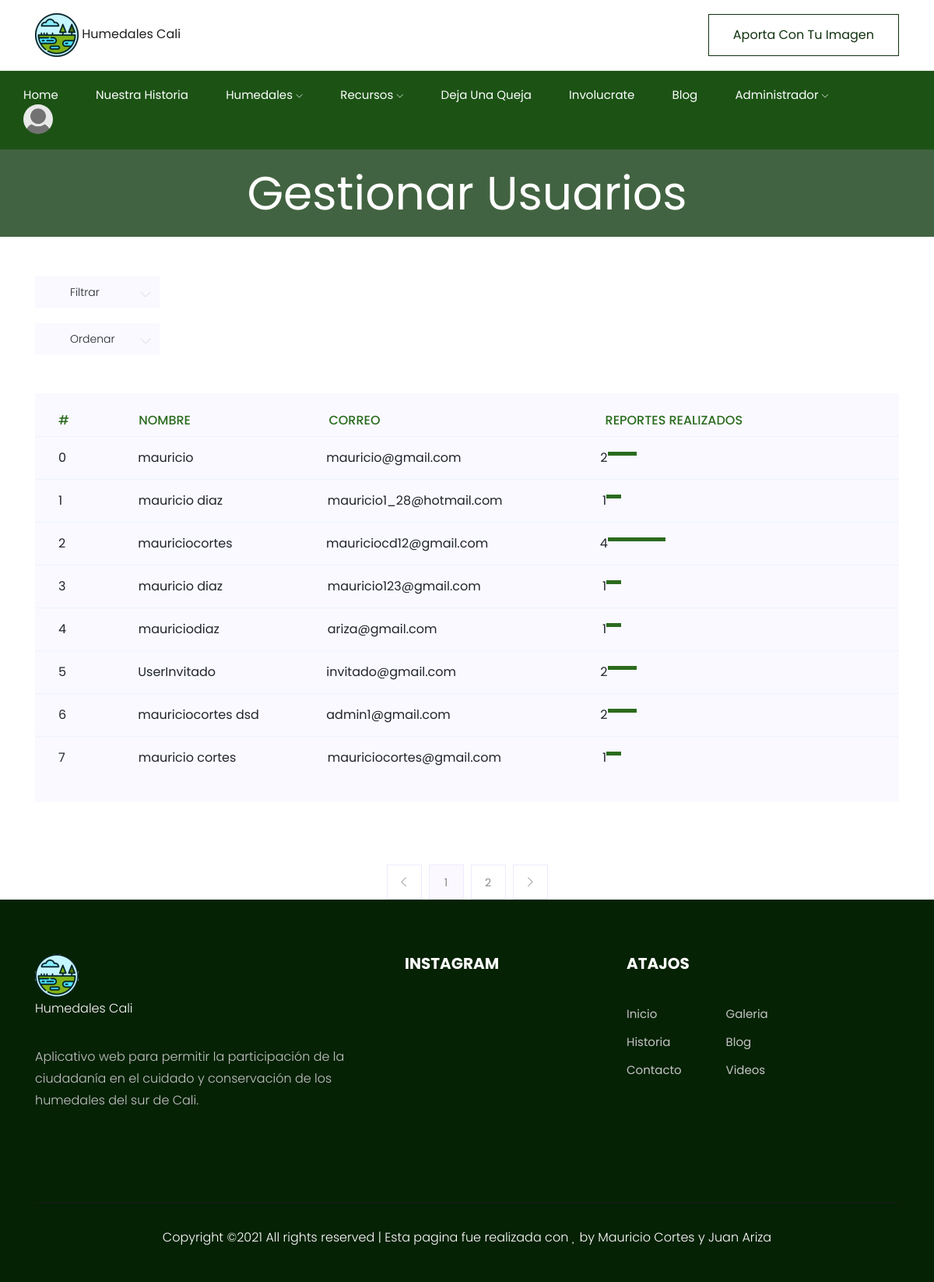
/administrador/gestionar_usuarios/ (signed in), run on an earlier commit of the app's database.
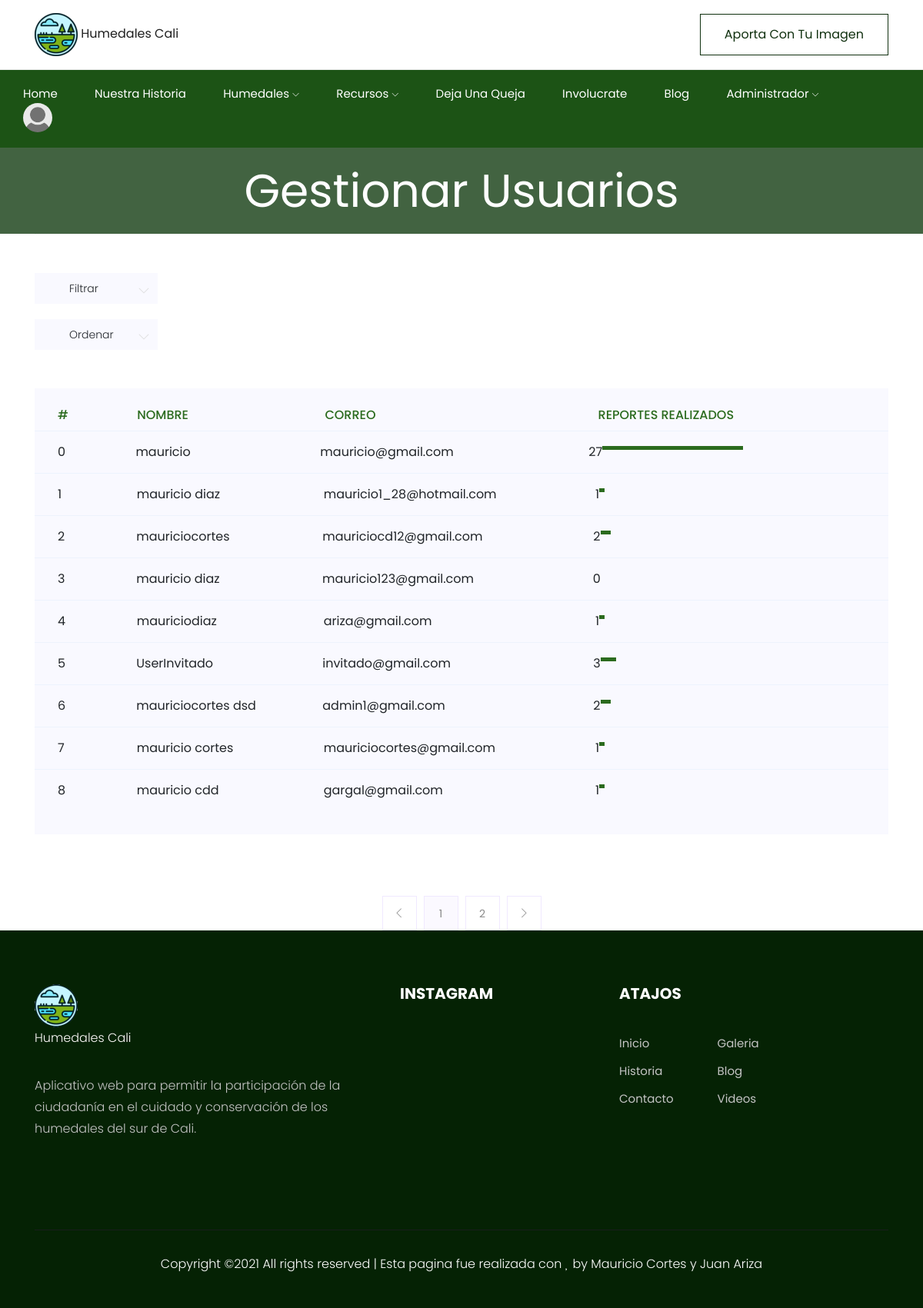
And on a later commit of the database.
### users/models.py (models this page shows, shortened)
class CustomUser(AbstractUser):
    username = None
    email = models.EmailField(_('email address'), unique=True)
    name = models.CharField(max_length=100)
    USERNAME_FIELD = 'email'
    REQUIRED_FIELDS = ['name']
    objects = CustomUserManager()

class Profile(models.Model):
    user = models.OneToOneField(CustomUser, on_delete=models.CASCADE)
    image = models.ImageField(default='default.jpg', upload_to='profile_pics')

### reporte/decorators.py (the view)
		def wrapper_func(request, *args, **kwargs):
			group = None
			if request.user.groups.exists():
				group = request.user.groups.all()[0].name
				print(group)
			if group in allowed_roles:
				return view_func(request, *args, **kwargs)
			else:
				return HttpResponse('You are not authorized to view this page')

### reporte/templatetags/reporte_tags.py (called while the page is built)
@register.filter
def index1(indexable, i):
    return indexable[i]

### reporte/views.py (called while the page is built)
@allowed_users(allowed_roles=['staff','admin'])
def gestionarUsuarios(request):
    reportes= Reporte.objects.all()
    users = CustomUser.objects.all()
    num_reports_per_user= [0 for i in range(len(users))]
    total_reportes = len(reportes)
    porcentaje_reportes = [0 for i in range(len(users))]
    for i in range (len(users)):
        num_reports_per_user[i]=len(reportes.filter(autor=users[i].id))
        porcentaje_reportes[i] =  (num_reports_per_user[i]/total_reportes)*100
    return render(request, 'reporte/administrador/gestionarUsuarios.html', {'title': 'Gestionar Usuarios',
    'reportes': reportes,'users':users,'user_reports':num_reports_per_user,'porcentaje_reportes':porcentaje_reportes})

### reporte/templates/reporte/administrador/gestionarUsuarios.html (shortened to what this page needs)
{% extends "reporte/base.html" %}
{% load reporte_tags %}
{% block content %}
	<div class="bradcam_area2 bradcam_basic_color">
		<div class="container">
			<div class="row">
				<div class="col-xl-12 col-l-12 col-m-12 col-sm-12 col-12">
					<div class="bradcam_text text-center">
						<h3 style="font-size: 60px; color: #fff; font-weight: 400; margin-bottom: 0; text-transform: capitalize;">Gestionar Usuarios</h3>
					</div>
				</div>
			</div>
		</div>
	</div>
	<div class="whole-wrap">
		<div class="container box_1170">
			<div class="section-top-border">
				<div class="row mb-20">
					<div class="col-xl-2 col-lg-2 col-md-3 col-sm-4 col-5">
						<div class="input-group-icon">
							<div class="form-select">
							</div>
						</div>
					</div>
				</div>
				<div class="row">
					<div class="col-xl-2 col-lg-2 col-md-3 col-sm-4 col-5">
						<div class="input-group-icon">
							<div class="form-select">
							</div>
						</div>
					</div>
				</div>
			</div>
			<div class="progress-table-wrap">
				<div class="progress-table">
					<div class="table-head">
						<div class="serial">#</div>
						<div class="nombre">Nombre</div>
						<div class="correo">Correo</div>
						<div class="percentage">Reportes Realizados</div>
					</div>
					{% for user in users %}
					<div class="table-row">
						<div class="serial">{{ forloop.counter0 }}	</div>
						<div class="nombre">{{ user.name }}</div>
						<div class="correo">{{user.email}}</div>
						<div class="num_reportes">{{ user_reports|index1:forloop.counter0 }}</div>
						<div class="percentage">
							<div class="progress">
								<div class="progress-bar color-1" role="progressbar" style="width: {{porcentaje_reportes|index1:forloop.counter0}}%" aria-valuenow="80" aria-valuemin="0" aria-valuemax="100"></div>
							</div>
						</div>
					</div>
					{% endfor %}
				</div>
			</div>
			<nav class="blog-pagination justify-content-center d-flex">
				<ul class="pagination">
					<li class="page-item">
						<a href="#" class="page-link" aria-label="Previous">
							<i class="ti-angle-left"></i>
						</a>
					</li>
					<li class="page-item active">
						<a href="#" class="page-link">1</a>
					</li>
					<li class="page-item">
						<a href="#" class="page-link">2</a>
					</li>
					<li class="page-item">
						<a href="#" class="page-link" aria-label="Next">
							<i class="ti-angle-right"></i>
						</a>
					</li>
				</ul>
			</nav>
		</div>
	</div>
{% endblock content %}

### reporte/templates/reporte/navbar.html (shortened to what this page needs)
{% load static %}
    <div id="sticky-header" class="main-header-area">
        <div class="container">
            <div class="header_bottom_border">
                <div class="row align-items-center">
                    {% if  user.is_authenticated and request.user.is_staff %}
                    <div class="col-xl-14 col-lg-14">
                        <div class="main-menu  d-none d-lg-block ">
                            <nav  >
                                <ul id="navigation">
                                    <li><a  href="{% url 'reporte-home' %}">Home</a></li>
                                    <li><a  href="{% url 'reporte-nuestraHistoria' %}">Nuestra historia</a></li>
                                    <li><a href="#">Humedales <i class="ti-angle-down"></i></a>
                                    </li>
                                    <li><a href="#">Recursos <i class="ti-angle-down"></i></a>
                                    </li>
                                    <li><a href="{% url 'reporte-quejas'  %}">Deja una queja</a>
                                    </li>
                                    <li><a href="{% url 'reporte-involucrate' %}">Involucrate</a></li>
                                    <li><a href="{% url 'reporte-blog' %}">Blog</a></li>
                                    <li><a href="#">Administrador <i class="ti-angle-down"></i></a>
                                        <li id="rightbox"  class="search_btn">
                                                <img class="rounded-circle account-img" src="{{ user.profile.image.url }}" width="38" height="38" alt="">
                                        </li>
                                    </li>
                                </ul>
                            </nav>
                        </div>
                    </div>
                            {% endif %}
                    <div class="col-12">
                    </div>
                </div>
            </div>
        </div>
    </div>

What changed in the data, as far as the page shows it:
changed CustomUser "mauricio": counter0 "2" → "27"; {{ porcentaje_reportes|index1:forloop.counter0 }} 14.285714285714285 → 71.05263157894737 (drawn)
computed for CustomUser "mauricio1_28@hotmail.com": {{ porcentaje_reportes|index1:forloop.counter0 }} 7.142857142857142 → 2.631578947368421 (drawn)
changed CustomUser "mauriciocortes": counter0 "4" → "2"; {{ porcentaje_reportes|index1:forloop.counter0 }} 28.57142857142857 → 5.263157894736842 (drawn)
computed for CustomUser "mauricio123@gmail.com": is_active "1" → "0"
computed for CustomUser "mauriciodiaz": {{ porcentaje_reportes|index1:forloop.counter0 }} 7.142857142857142 → 2.631578947368421 (drawn)
computed for CustomUser "UserInvitado": counter0 "2" → "3"; {{ porcentaje_reportes|index1:forloop.counter0 }} 14.285714285714285 → 7.894736842105263 (drawn)
changed CustomUser "mauriciocortes dsd": {{ porcentaje_reportes|index1:forloop.counter0 }} 14.285714285714285 → 5.263157894736842 (drawn)
computed for CustomUser "mauricio cortes": {{ porcentaje_reportes|index1:forloop.counter0 }} 7.142857142857142 → 2.631578947368421 (drawn)
added CustomUser: name "mauricio cdd", email "gargal@gmail.com", is_active "1", {{ porcentaje_reportes|index1:forloop.counter0 }} 2.631578947368421 (drawn)
